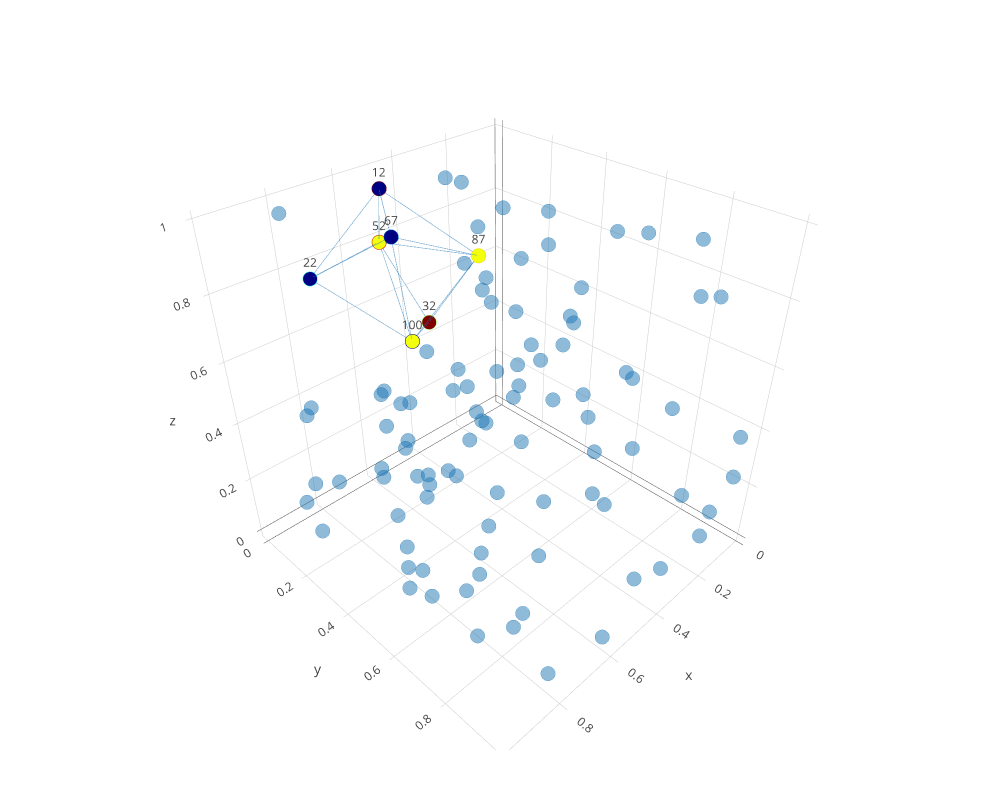

Notebook cell for this chart:
### Code cell
plotclassrep_pjs(PH,dim=2, class=1)

### Figure 1 — Plotly figure (JSON) as saved in the notebook; plotly's stock layout.template omitted (floating-point values rounded to 4 significant figures)
{"data": [{"autocolorscale": false, "marker": {"cmax": 1, "cmin": 0, "color": [0.612, 1, 0.612, 0, 0.612, 7.673e-16, 2.247e-15], "colorscale": "Jet", "line": {"color": [0, 0.5279, 0.6681, 0.1812, 0.9155, 0.4024, 1], "colorscale": "Jet", "width": 2}, "opacity": 1, "size": 5, "symbol": "circle"}, "mode": "markers+text", "text": ["100", "32", "87", "67", "52", "22", "12"], "type": "scatter3d", "x": [0.5976, 0.5185, 0.3945, 0.6607, 0.5049, 0.7655, 0.5155], "y": [0.2553, 0.2343, 0.3046, 0.2819, 0.01888, 0.06247, 0.05422], "z": [0.614, 0.632, 0.8134, 0.9449, 0.7952, 0.7916, 0.9632]}, {"autocolorscale": false, "marker": {"color": "rgb(31,119,180)", "line": {"color": "rgb(31,119,180)", "width": 2}, "opacity": 0.5, "size": 5, "symbol": "circle"}, "mode": "markers", "text": ["78", "72", "98", "85", "25", "4", "84", "46", "60", "10", "16", "57", "73", "17", "30", "70", "14", "44", "5", "6", "74", "49", "18", "8", "77", "55", "15", "3", "83", "95", "39", "27", "35", "92", "24", "42", "94", "80", "64", "20", "76", "29", "9", "19", "81", "90", "56", "61", "36", "59", "45", "38", "65", "33", "2", "75", "91", "71", "96", "54", "40", "58", "63", "23", "88", "43", "89", "7", "99", "66", "48", "79", "93", "82", "97", "34", "62", "37", "86", "68", "28", "26", "41", "50", "21", "51", "13", "1", "31", "69", "47", "11", "53"], "type": "scatter3d", "x": [0.529, 0.4977, 0.722, 0.6339, 0.2853, 0.6487, 0.6216, 0.3782, 0.2917, 0.4436, 0.6577, 0.3646, 0.4214, 0.8589, 0.7054, 0.3855, 0.4168, 0.3815, 0.5123, 0.6147, 0.3585, 0.4262, 0.7835, 0.59, 0.168, 0.6202, 0.7313, 0.8544, 0.8357, 0.2322, 0.7155, 0.907, 0.6591, 0.8363, 0.6968, 0.1415, 0.8055, 0.5072, 0.315, 0.3882, 0.9591, 0.9254, 0.3846, 0.8488, 0.9531, 0.2525, 0.1104, 0.05899, 0.9147, 0.8262, 0.7891, 0.8419, 0.8361, 0.1056, 0.9002, 0.1389, 0.6914, 0.2489, 0.9555, 0.8088, 0.4739, 0.1515, 0.5076, 0.05509, 0.8621, 0.1936, 0.2556, 0.9584, 0.02706, 0.2075, 0.3147, 0.03665, 0.9844, 0.6399, 0.3592, 0.6591, 0.9495, 0.09086, 0.2864, 0.3047, 0.791, 0.8618, 0.178, 0.1729, 0.04923, 0.3854, 0.2948, 0.1633, 0.8971, 0.04135, 0.9852, 0.8171, 0.09295], "y": [0.5987, 0.3235, 0.3656, 0.2711, 0.4924, 0.3502, 0.2131, 0.3081, 0.3396, 0.6528, 0.638, 0.2131, 0.5911, 0.5341, 0.625, 0.635, 0.275, 0.3188, 0.3156, 0.1116, 0.7161, 0.8089, 0.3737, 0.7117, 0.5096, 0.1315, 0.6451, 0.4639, 0.4748, 0.6164, 0.2272, 0.664, 0.7051, 0.7911, 0.1943, 0.6607, 0.4957, 0.9305, 0.1605, 0.6552, 0.6406, 0.6994, 0.3629, 0.5839, 0.2949, 0.868, 0.4897, 0.5797, 0.7965, 0.164, 0.8581, 0.4789, 0.7574, 0.1675, 0.1606, 0.08985, 0.6284, 0.1537, 0.2556, 0.009868, 0.96, 0.3317, 0.1179, 0.1906, 0.9673, 0.09089, 0.02159, 0.8022, 0.226, 0.909, 0.693, 0.1216, 0.9058, 0.9943, 0.142, 0.8493, 0.9805, 0.09447, 0.7605, 0.9352, 0.9497, 0.01955, 0.9857, 0.0008541, 0.9699, 0.977, 0.974, 0.8318, 0.9358, 0.9692, 0.7896, 0.04859, 0.9265], "z": [0.4238, 0.5096, 0.406, 0.438, 0.384, 0.2328, 0.3988, 0.2518, 0.3203, 0.7084, 0.7233, 0.3337, 0.1396, 0.5515, 0.1589, 0.7398, 0.1893, 0.7487, 0.1264, 0.3772, 0.2092, 0.2715, 0.1803, 0.7565, 0.3529, 0.2746, 0.1122, 0.6795, 0.1676, 0.2317, 0.1903, 0.5103, 0.7727, 0.4587, 0.193, 0.4701, 0.0708, 0.5761, 0.7142, 0.8462, 0.3042, 0.5807, 0.008452, 0.07165, 0.5952, 0.5278, 0.2286, 0.4143, 0.311, 0.2013, 0.1802, 0.01536, 0.7613, 0.4751, 0.2373, 0.4915, 0.943, 0.1111, 0.1584, 0.3479, 0.1385, 0.8748, 0.003504, 0.34, 0.5103, 0.7671, 0.1728, 0.701, 0.699, 0.2293, 0.9797, 0.6212, 0.3076, 0.08076, 0.9747, 0.9549, 0.3705, 0.7977, 0.9884, 0.03257, 0.03518, 0.05304, 0.1981, 0.8748, 0.3793, 0.9436, 0.9071, 0.956, 0.9422, 0.2319, 0.9885, 0.9817, 0.007139]}, {"line": {"color": "#1f77b4", "width": 1.5}, "mode": "lines", "name": "Dim 1 Faces", "opacity": 0.5, "type": "scatter3d", "x": [0.5155, 0.7655], "y": [0.05422, 0.06247], "z": [0.9632, 0.7916]}, {"line": {"color": "#1f77b4", "width": 1.5}, "mode": "lines", "name": "edge (12,52)", "opacity": 0.5, "showlegend": false, "type": "scatter3d", "x": [0.5155, 0.5049], "y": [0.05422, 0.01888], "z": [0.9632, 0.7952]}, {"line": {"color": "#1f77b4", "width": 1.5}, "mode": "lines", "name": "edge (12,67)", "opacity": 0.5, "showlegend": false, "type": "scatter3d", "x": [0.5155, 0.6607], "y": [0.05422, 0.2819], "z": [0.9632, 0.9449]}, {"line": {"color": "#1f77b4", "width": 1.5}, "mode": "lines", "name": "edge (12,87)", "opacity": 0.5, "showlegend": false, "type": "scatter3d", "x": [0.5155, 0.3945], "y": [0.05422, 0.3046], "z": [0.9632, 0.8134]}, {"line": {"color": "#1f77b4", "width": 1.5}, "mode": "lines", "name": "edge (22,52)", "opacity": 0.5, "showlegend": false, "type": "scatter3d", "x": [0.7655, 0.5049], "y": [0.06247, 0.01888], "z": [0.7916, 0.7952]}, {"line": {"color": "#1f77b4", "width": 1.5}, "mode": "lines", "name": "edge (22,67)", "opacity": 0.5, "showlegend": false, "type": "scatter3d", "x": [0.7655, 0.6607], "y": [0.06247, 0.2819], "z": [0.7916, 0.9449]}, {"line": {"color": "#1f77b4", "width": 1.5}, "mode": "lines", "name": "edge (22,100)", "opacity": 0.5, "showlegend": false, "type": "scatter3d", "x": [0.7655, 0.5976], "y": [0.06247, 0.2553], "z": [0.7916, 0.614]}, {"line": {"color": "#1f77b4", "width": 1.5}, "mode": "lines", "name": "edge (32,52)", "opacity": 0.5, "showlegend": false, "type": "scatter3d", "x": [0.5185, 0.5049], "y": [0.2343, 0.01888], "z": [0.632, 0.7952]}, {"line": {"color": "#1f77b4", "width": 1.5}, "mode": "lines", "name": "edge (32,87)", "opacity": 0.5, "showlegend": false, "type": "scatter3d", "x": [0.5185, 0.3945], "y": [0.2343, 0.3046], "z": [0.632, 0.8134]}, {"line": {"color": "#1f77b4", "width": 1.5}, "mode": "lines", "name": "edge (32,100)", "opacity": 0.5, "showlegend": false, "type": "scatter3d", "x": [0.5185, 0.5976], "y": [0.2343, 0.2553], "z": [0.632, 0.614]}, {"line": {"color": "#1f77b4", "width": 1.5}, "mode": "lines", "name": "edge (52,87)", "opacity": 0.5, "showlegend": false, "type": "scatter3d", "x": [0.5049, 0.3945], "y": [0.01888, 0.3046], "z": [0.7952, 0.8134]}, {"line": {"color": "#1f77b4", "width": 1.5}, "mode": "lines", "name": "edge (52,100)", "opacity": 0.5, "showlegend": false, "type": "scatter3d", "x": [0.5049, 0.5976], "y": [0.01888, 0.2553], "z": [0.7952, 0.614]}, {"line": {"color": "#1f77b4", "width": 1.5}, "mode": "lines", "name": "edge (67,87)", "opacity": 0.5, "showlegend": false, "type": "scatter3d", "x": [0.6607, 0.3945], "y": [0.2819, 0.3046], "z": [0.9449, 0.8134]}, {"line": {"color": "#1f77b4", "width": 1.5}, "mode": "lines", "name": "edge (67,100)", "opacity": 0.5, "showlegend": false, "type": "scatter3d", "x": [0.6607, 0.5976], "y": [0.2819, 0.2553], "z": [0.9449, 0.614]}, {"line": {"color": "#1f77b4", "width": 1.5}, "mode": "lines", "name": "edge (87,100)", "opacity": 0.5, "showlegend": false, "type": "scatter3d", "x": [0.3945, 0.5976], "y": [0.3046, 0.2553], "z": [0.8134, 0.614]}], "layout": {"height": 800, "hovermode": "closest", "margin": {"b": 50, "l": 50, "r": 50, "t": 50}, "scene": {"aspectmode": "manual", "aspectratio": {"x": 1, "y": 1.037}}, "showlegend": false, "width": 1000}}
